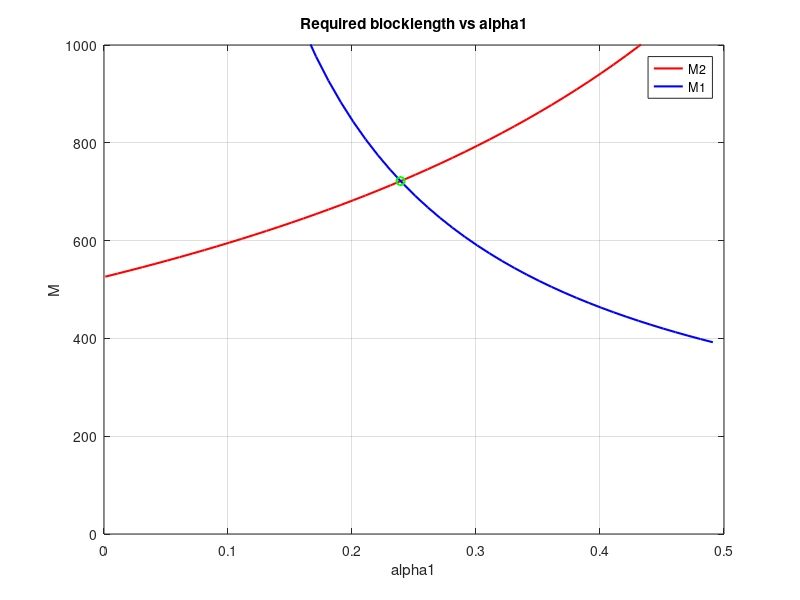
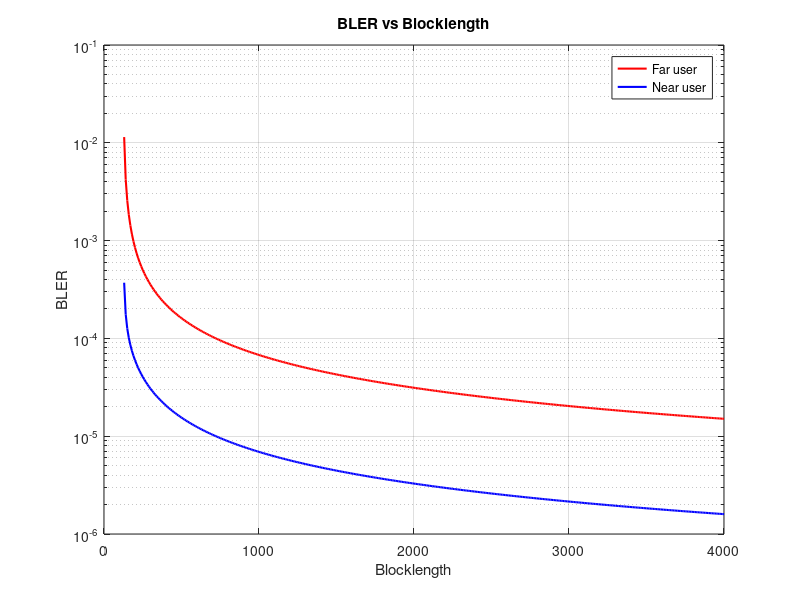

Source code (MATLAB) for these figures, in order: (Note: this script raises an error after producing the figures.)
clc; clear variables; close all;
N = 1e6;
N1 = 256;
N2 = 256;


eplsion1R = 10^-5;
eplsion2R = 10^-4;

Pt = 0;                    %Transmit Power in dBm
pt = (10^-3)*db2pow(Pt);    %Transmit Power (linear scale)

BW = 10^7;                  %System bandwidth
No = -174 + 10*log10(BW);   %Noise power (dBm)
no = (10^-3)*10.^(No/10);   %Noise power (linear scale)


rho = pt/ no
% rho = db2pow(90);


d1 = 20;
d2 = 50;
eta = 4;

% lamda1 = 1/d1^eta;
% lamda2 = 1/d2^eta;

h1 = sqrt(1/2*d1^-eta)*(randn(1,N)+1i*randn(1,N));
h2 = sqrt(1/2*d2^-eta)*(randn(1,N)+1i*randn(1,N));

lamda1 = mean(abs(h1).^2);
lamda2 = mean(abs(h2).^2);

% t_delta1 = (lamda1*eplsion1R*(lamda2*eplsion2R*rho+2))/(2*lamda2*eplsion2R)-1
% t_delta2 = t_delta1/100

contraint = (lamda1*eplsion1R)/(lamda2*eplsion2R)
k = contraint/6;

alpha1 = 0.001:0.01:0.5;


for t = 1:length(alpha1)
    
    if d2/d1 > (eplsion2R/eplsion1R)^0.25
    x1 = (1+eplsion2R*lamda2*rho)/(1+eplsion2R*lamda2*rho*alpha1(t));
    x2 = 1+alpha1(t)*rho*(lamda1*eplsion1R-lamda2*eplsion2R);
    else
    x1 = (1+k*eplsion2R*lamda2*rho)/(1+k*eplsion2R*lamda2*rho*alpha1(t));
%     x2 = 1+(lamda1*eplsion1R*alpha1(t)*rho)/(t_delta2+1);
    x2 = 1+alpha1(t)*rho*(lamda1*eplsion1R-k*lamda2*eplsion2R);
    end
    

    MD2(t) = N2/(log2 (x1));
    MD1(t) = N1/(log2 (x2));


%     syms M2
%     eqn2 = eplsion2R == (2^(N2/M2)-1)/(lamda2*rho*(1-alpha1(t)-alpha1(t)*(2^(N2/M2)-1)));
%     M2 = solve(eqn2,M2);
%     M21(t) = double (M2);
%     
%     syms M1
%     eqn1 = eplsion1R == (2^(N2/ M21(t))-1)/(lamda1*rho*(1-alpha1(t)-alpha1(t)*(2^(N2/ M21(t))-1)))+(2^(N1/M1)-1)/(lamda1*alpha1(t)*rho); 
%     eqn2 = eplsion1R == (2^(N2/ M1)-1)/(lamda1*rho*(1-alpha1(t)-alpha1(t)*(2^(N2/ M1)-1)))+(2^(N1/M1)-1)/(lamda1*alpha1(t)*rho); 
%     MA1 = solve(eqn1,M1);
%     MA11(t) = double (MA1 (1,1));
%     MB1 = solve(eqn2,M1);
%     MB11(t) = double (MB1 (1,1));



end



thred = (eplsion2R/eplsion1R)^0.25
if d2/d1 > (eplsion2R/eplsion1R)^0.25
    disp('constraint meet');
else
    disp('constraint not meet');  
end

if eplsion1R*lamda1 >= ((eplsion2R*lamda2*rho+4)*eplsion2R*lamda2)/(eplsion2R*lamda2*rho+2)
    disp('constaint 2 meet')
else 
    disp('constaint 2 not meet')
end



% Solve alpha1 by Matlab
% syms otp_a1
% xo2 = (1+eplsion2R*lamda2*rho)/(1+eplsion2R*lamda2*rho*otp_a1);
% xo1 = 1+otp_a1*rho*(lamda1*eplsion1R-lamda2*eplsion2R);
% 
% eqn_opt = (xo2) == (xo1);
% opt_a1 = vpasolve(eqn_opt,otp_a1);


% optimal alpha1 and blocklength calculation
if d2/d1 > (eplsion2R/eplsion1R)^0.25
oopt_a1 = (-lamda1*eplsion1R + sqrt((lamda1*eplsion1R)^2+...
          4*(lamda2*eplsion2R)^2*rho*(lamda1*eplsion1R-lamda2*eplsion2R))) ...
          / (2*lamda2*eplsion2R*rho*(lamda1*eplsion1R-lamda2*eplsion2R));
oopt_M = N1/log2(1+((-lamda1*eplsion1R + sqrt((lamda1*eplsion1R)^2+4*(lamda2*eplsion2R)^2*rho*(lamda1*eplsion1R-lamda2*eplsion2R)))...
                     / (2*lamda2*eplsion2R)));
else
% oopt_a1 = (-lamda1*eplsion1R - (t_delta2+1)*lamda2*eplsion2R + ...
%           sqrt((lamda1*eplsion1R + (t_delta2+1)*lamda2*eplsion2R)^2 ...
%           + 4*lamda1*eplsion1R*(lamda2*eplsion2R)^2*(t_delta2+1)*rho)) ...
%           / (2*lamda1*eplsion1R*lamda2*eplsion2R*rho)
% oopt_M = N1/log2(1+(lamda1*eplsion1R*oopt_a1*rho)/(t_delta2+1))

oopt_a1 = (-lamda1*eplsion1R + sqrt((lamda1*eplsion1R)^2+...
          4*(k*lamda2*eplsion2R)^2*rho*(lamda1*eplsion1R-k*lamda2*eplsion2R))) ...
          / (2*k*lamda2*eplsion2R*rho*(lamda1*eplsion1R-k*lamda2*eplsion2R));
oopt_M = N1/log2(1+((-lamda1*eplsion1R + sqrt((lamda1*eplsion1R)^2+4*(k*lamda2*eplsion2R)^2*rho*(lamda1*eplsion1R-k*lamda2*eplsion2R)))...
                     / (2*k*lamda2*eplsion2R)));
end


a = oopt_a1;
MM = 100:10:4000;

for m = 1:length(MM)
%     if d2/d1 > (eplsion2R/eplsion1R)^0.25
%     BLER1(m) = (2^(N2/ MM(m))-1)/(lamda1*rho*(1-a-a*(2^(N2/ MM(m))-1)))+(2^(N1/MM(m))-1)/(lamda1*a*rho);
%     else
%     BLER1(m) = (t_delta2+1)*(2^(N1/MM(m))-1)/(lamda1*a*rho);
%     end
    BLER1(m) = (2^(N2/ MM(m))-1)/(lamda1*rho*(1-a-a*(2^(N2/ MM(m))-1)))+(2^(N1/MM(m))-1)/(lamda1*a*rho);
    BLER2(m) = (2^(N2/MM(m))-1)/(lamda2*rho*(1-a-a*(2^(N2/MM(m))-1)));
end


figure(1)
plot(alpha1, MD2, 'r', 'linewidth', 1.5);
hold on; grid on;
plot(alpha1, MD1, 'b', 'linewidth', 1.5);
plot(oopt_a1,oopt_M,'og','linewidth', 1.5);

% plot(alpha1, M21,'or','linewidth', 1.5);
% plot(alpha1, MA11,'ob', 'linewidth', 1.5);
% plot(alpha1, MB11,'*g', 'linewidth', 1.5);
axis([0 0.5 0 1000]);


xlabel('alpha1');
ylabel('M');
title('Required blocklength vs alpha1');
legend('M2','M1');

figure (2)
semilogy(MM, BLER2, 'r', 'linewidth', 1.5);
hold on; grid on;
semilogy(MM, BLER1, 'b', 'linewidth', 1.5);
xlabel('Blocklength');
ylabel('BLER');
title('BLER vs Blocklength');
legend('Far user','Near user');
xline(oopt_M,'-');
yline(1e-4,'-');
yline(1e-5,'-');







